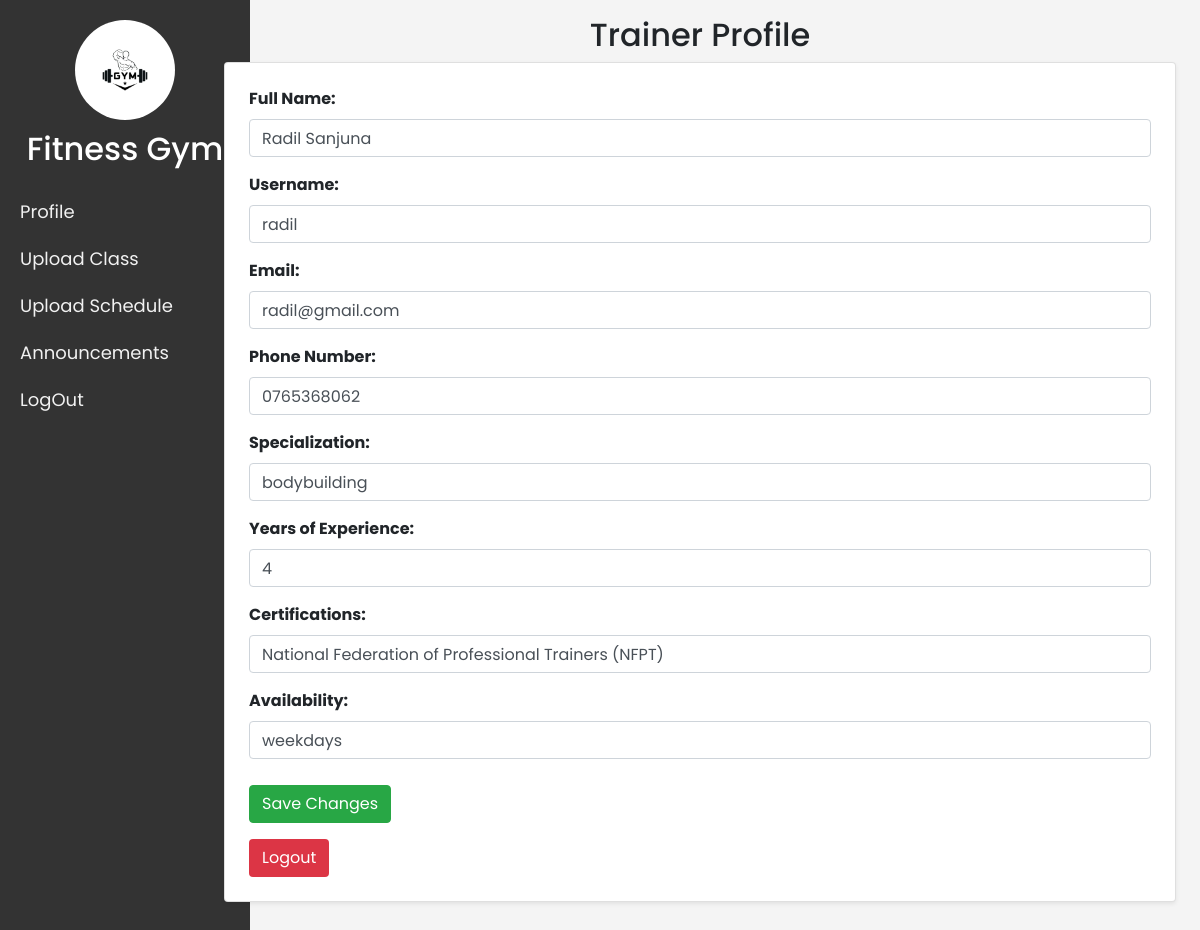
Screenshot of /trainer/trainer_profile.php (signed in) with the database file from the repository.
### tables this page shows
CREATE TABLE IF NOT EXISTS `trainers` (
  `trainer_id` int NOT NULL AUTO_INCREMENT,
  `full_name` varchar(50) NOT NULL,
  `username` varchar(30) NOT NULL,
  `email` varchar(25) NOT NULL,
  `phone_number` varchar(20) DEFAULT NULL,
  `address` text,
  `date_of_birth` date DEFAULT NULL,
  `specialization` varchar(800) DEFAULT NULL,
  `years_of_experience` int DEFAULT NULL,
  `certifications` text,
  `availability` varchar(50) DEFAULT NULL,
  `password` varchar(255) NOT NULL,
  PRIMARY KEY (`trainer_id`),
  UNIQUE KEY `email` (`email`)
);

### trainer/trainer_profile.php (the view, shortened to what this page needs)
<?php
include '../Components/DatabaseConnection.php';
include 'trainer_dashboard.php';
$trainer_id = $_SESSION['trainer_id'];
$sql = "SELECT * FROM trainers WHERE trainer_id = ?";
$stmt = $conn->prepare($sql);
$stmt->bind_param("i", $trainer_id);
$stmt->execute();
$result = $stmt->get_result();
$trainer = $result->fetch_assoc();
?>
<!DOCTYPE html>
<html lang="en">
<head>
    <link href="https://stackpath.bootstrapcdn.com/bootstrap/4.5.2/css/bootstrap.min.css" rel="stylesheet">
    <link href="https://cdnjs.cloudflare.com/ajax/libs/font-awesome/6.0.0-beta3/css/all.min.css" rel="stylesheet">
</head>
<body>
        <main class="col-md-9 ml-sm-auto col-lg-10 px-md-4">
            <div class="pt-3 pb-2 mb-3">
                <h2 class="text-center">Trainer Profile</h2>
                <div class="card shadow-sm p-4 mb-5 bg-white rounded">
                    <div class="profile-info">
                        <form action="trainer_profile.php" method="POST">
                            <div class="form-group">
                                <label for="full_name"><strong>Full Name:</strong></label>
                                <input type="text" class="form-control" id="full_name" name="full_name" value="<?php echo htmlspecialchars($trainer['full_name']); ?>" required>
                            </div>
                            <div class="form-group">
                                <label for="username"><strong>Username:</strong></label>
                                <input type="text" class="form-control" id="username" name="username" value="<?php echo htmlspecialchars($trainer['username']); ?>" required>
                            </div>
                            <div class="form-group">
                                <label for="email"><strong>Email:</strong></label>
                                <input type="email" class="form-control" id="email" name="email" value="<?php echo htmlspecialchars($trainer['email']); ?>" required>
                            </div>
                            <div class="form-group">
                                <label for="phone_number"><strong>Phone Number:</strong></label>
                                <input type="text" class="form-control" id="phone_number" name="phone_number" value="<?php echo htmlspecialchars($trainer['phone_number']); ?>" required>
                            </div>
                            <div class="form-group">
                                <label for="specialization"><strong>Specialization:</strong></label>
                                <input type="text" class="form-control" id="specialization" name="specialization" value="<?php echo htmlspecialchars($trainer['specialization']); ?>" required>
                            </div>
                            <div class="form-group">
                                <label for="years_of_experience"><strong>Years of Experience:</strong></label>
                                <input type="text" class="form-control" id="years_of_experience" name="years_of_experience" value="<?php echo htmlspecialchars($trainer['years_of_experience']); ?>" required>
                            </div>
                            <div class="form-group">
                                <label for="certifications"><strong>Certifications:</strong></label>
                                <input type="text" class="form-control" id="certifications" name="certifications" value="<?php echo htmlspecialchars($trainer['certifications']); ?>" required>
                            </div>
                            <div class="form-group">
                                <label for="availability"><strong>Availability:</strong></label>
                                <input type="text" class="form-control" id="availability" name="availability" value="<?php echo htmlspecialchars($trainer['availability']); ?>" required>
                            </div>
                            <button type="submit" class="btn btn-success save-btn">Save Changes</button>
                        </form>
                        <a href="logout.php" class="btn logout-btn mt-3">Logout</a>
                    </div>
                </div>
            </div>
        </main>
</body>
</html>

### css/dashboard.css (style rules this page uses)
* { font-family: "Poppins", sans-serif; margin: 0; padding: 0; }
body { padding-left: 200px; }

### trainer/trainer_dashboard.php (style rules this page uses)
body { font-family: 'Poppins', sans-serif; margin: 0; padding: 0; background-color: #f0f0f0; }

### trainer/trainer_profile.php (style rules this page uses)
body { background-color: #f4f4f4; }
.logout-btn { background-color: #dc3545; color: #fff; }
.edit-btn, .save-btn { margin-top: 10px; }

### rows the page displays
trainers: full_name "Radil Sanjuna", username "radil", email "radil@gmail.com", phone_number "0765368062", specialization "bodybuilding", years_of_experience "4", certifications "National Federation of Professional Trainers (NFPT)", availability "weekdays"
